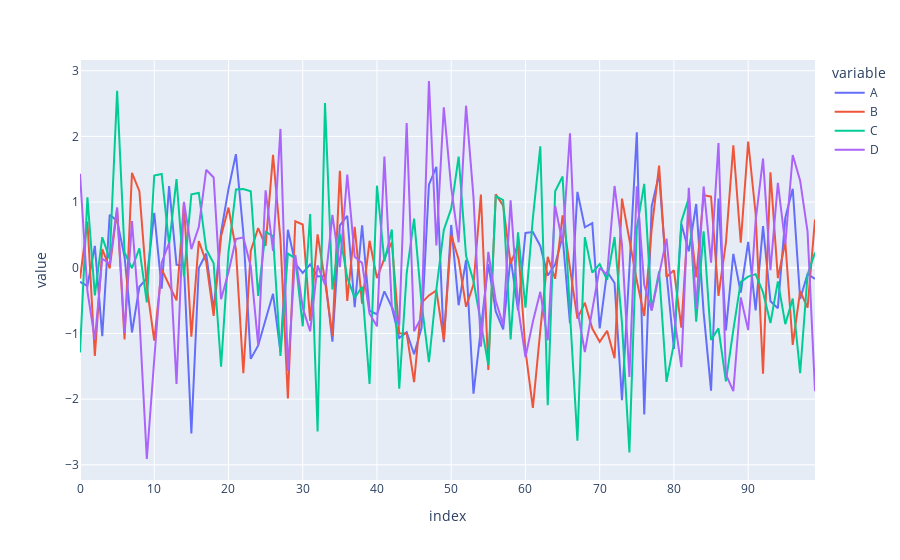

Write notebook code for a chart like this one.
### Markdown cell above
## **line**

### Code cell
# Interactive line plot
fig = px.line(df)
fig.show()
